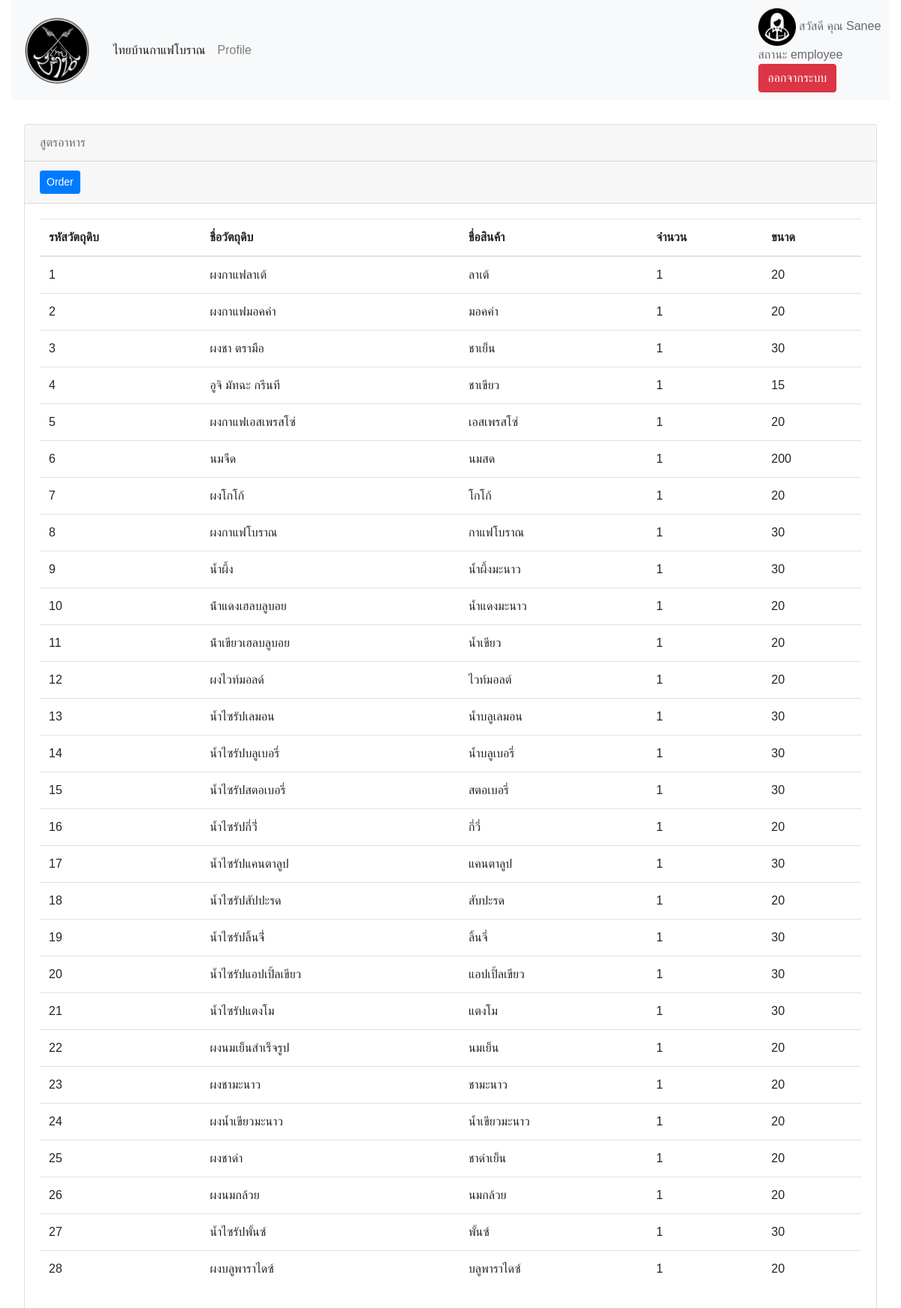
/recipes.php (signed in), run on the app's committed database.
### tables this page shows
CREATE TABLE `food_recipes` (
  `Food_re_id` int(11) NOT NULL,
  `stockID` int(11) NOT NULL,
  `recipes_size` int(11) NOT NULL
);

CREATE TABLE `stock` (
  `stockID` int(10) NOT NULL,
  `stockName` varchar(100) NOT NULL,
  `stockPrice` int(11) NOT NULL,
  `stockAmount` int(3) NOT NULL,
  `stocksize` int(7) NOT NULL COMMENT 'g/mm',
  `stocktypeID` varchar(5) NOT NULL,
  `foodid` int(11) NOT NULL
);

CREATE TABLE `food` (
  `FoodID` int(10) NOT NULL,
  `FoodName` varchar(100) NOT NULL,
  `FoodTypeID` int(5) NOT NULL,
  `Food_price` double NOT NULL
);

### recipes.php (the view, shortened to what this page needs)
<!DOCTYPE html>
<html lang="en">
<head>
    <?php
    include "navbar.php";
    ?>
</head>
<body>
    <div class="container-fluid">
        <nav class="navbar navbar-expand-lg navbar-light bg-light">
            <a class="navbar-brand" href=""><img src='photo/profile/LOGO.png' width='100'></a>
            <div class="collapse navbar-collapse" id="navbarSupportedContent">
                <ul class="navbar-nav mr-auto">
                    <li class="nav-item active">
                        <a class="nav-link" href="order.php">ไทยบ้านกาแฟโบราณ<span class="sr-only">(current)</span></a>
                    </li>
                    <li class="nav-item">
                        <a class="nav-link" href="viewprofile.php">Profile</a>
                    </li>
                </ul>
                    <?php include("employee.php"); ?>
            </div>
        <div class="card product-card">
            <div class="card-header">
                สูตรอาหาร
            </div>
            <div class="card-header">
                <a href="order.php "><input type="button" value="Order" class="btn btn-primary btn-sm"></a>
            </div>
            <div class="card-body">
                <table class="table">
                    <thead>
                        <tr>
                            <th>รหัสวัตถุดิบ</th>
                            <th>ชื่อวัตถุดิบ</th>
                            <th>ชื่อสินค้า</th>
                            <th>จำนวน</th>
                            <th>ขนาด</th>
                        </tr>
                    </thead>
                    <tbody>
                        <?php
                        $pdo = new PDO("mysql:host=localhost;dbname=projectdatabase;charset=utf8", "root", "");
                        $pdo->setAttribute(PDO::ATTR_ERRMODE, PDO::ERRMODE_EXCEPTION);
                        $stmt = $pdo->prepare("SELECT food_recipes.stockID,stockName,recipes_size,stock.foodID,foodName FROM food_recipes,stock,food WHERE food_recipes.stockID = stock.stockID AND stock.FoodID = food.foodID");
                        $stmt->execute();
                        while ($row = $stmt->fetch()) { ?>
                            <tr>
                                <td><?= $row["stockID"] ?></td>
                                <td><?= $row["stockName"] ?></td>
                                <td><?= $row["foodName"] ?></td>
                                <td>1</td>
                                <td><?= $row["recipes_size"] ?></td>
                            </tr>
                        <?php } ?>
                    </tbody>
                </table>
            </div>
        </div>
</body>
</html>

### style.css (style rules this page uses)
body { background-color: white; }
.product-card { margin: 2em; }

### navbar.php (style rules this page uses)
html, body { background-color: #fff; color: #636b6f; font-family: 'Nunito', sans-serif; font-weight: 200; height: 100vh; margin: 0; }
.navbar { padding: 1%; }
a { color: #9a9da0; text-decoration: none; }

### data on the page
food_recipes: stockID "1", stockID.stockName "ผงกาแฟลาเต้", food.FoodName "ลาเต้", recipes_size "20"
food_recipes: stockID "2", stockID.stockName "ผงกาแฟมอคค่า", food.FoodName "มอคค่า", recipes_size "20"
food_recipes: stockID "3", stockID.stockName "ผงชา ตรามือ", food.FoodName "ชาเย็น", recipes_size "30"
food_recipes: stockID "4", stockID.stockName "อูจิ มัทฉะ กรีนที", food.FoodName "ชาเขียว", recipes_size "15"
food_recipes: stockID "5", stockID.stockName "ผงกาแฟเอสเพรสโซ่", food.FoodName "เอสเพรสโซ่", recipes_size "20"
food_recipes: stockID "6", stockID.stockName "นมจืด", food.FoodName "นมสด", recipes_size "200"
food_recipes: stockID "7", stockID.stockName "ผงโกโก้", food.FoodName "โกโก้", recipes_size "20"
food_recipes: stockID "8", stockID.stockName "ผงกาแฟโบราณ", food.FoodName "กาแฟโบราณ", recipes_size "30"
food_recipes: stockID "9", stockID.stockName "น้ำผึ้ง", food.FoodName "น้ำผึ้งมะนาว", recipes_size "30"
food_recipes: stockID "10", stockID.stockName "น้ําแดงเฮลบลูบอย", food.FoodName "น้ำแดงมะนาว", recipes_size "20"
food_recipes: stockID "11", stockID.stockName "น้ําเขียวเฮลบลูบอย", food.FoodName "น้ำเขียว", recipes_size "20"
food_recipes: stockID "12", stockID.stockName "ผงไวท์มอลด์", food.FoodName "ไวท์มอลต์", recipes_size "20"
food_recipes: stockID "13", stockID.stockName "น้ำไซรัปเลมอน", food.FoodName "น้ำบลูเลมอน", recipes_size "30"
food_recipes: stockID "14", stockID.stockName "น้ำไซรัปบลูเบอรี่", food.FoodName "น้ำบลูเบอรี่", recipes_size "30"
food_recipes: stockID "15", stockID.stockName "น้ำไซรัปสตอเบอรี่", food.FoodName "สตอเบอรี่", recipes_size "30"
food_recipes: stockID "16", stockID.stockName "น้ำไซรัปกี่วี่่", food.FoodName "กี่วี่", recipes_size "20"
food_recipes: stockID "17", stockID.stockName "น้ำไซรัปแคนตาลูป", food.FoodName "แคนตาลูป", recipes_size "30"
food_recipes: stockID "18", stockID.stockName "น้ำไซรัปสัปปะรด", food.FoodName "สับปะรด", recipes_size "20"
food_recipes: stockID "19", stockID.stockName "น้ำไซรัปลิ้นจี่่", food.FoodName "ลิ้นจี่", recipes_size "30"
food_recipes: stockID "20", stockID.stockName "น้ำไซรัปแอปเปิ้ลเขียว", food.FoodName "แอปเปิ้ลเขียว", recipes_size "30"
food_recipes: stockID "21", stockID.stockName "น้ำไซรัปแตงโม", food.FoodName "แตงโม", recipes_size "30"
food_recipes: stockID "22", stockID.stockName "ผงนมเย็นสำเร็จรูป", food.FoodName "นมเย็น", recipes_size "20"
food_recipes: stockID "23", stockID.stockName "ผงชามะนาว", food.FoodName "ชามะนาว", recipes_size "20"
food_recipes: stockID "24", stockID.stockName "ผงน้ำเขียวมะนาว", food.FoodName "น้ำเขียวมะนาว", recipes_size "20"
food_recipes: stockID "25", stockID.stockName "ผงชาดำ", food.FoodName "ชาดำเย็น", recipes_size "20"
food_recipes: stockID "26", stockID.stockName "ผงนมกล้วย", food.FoodName "นมกล้วย", recipes_size "20"
food_recipes: stockID "27", stockID.stockName "น้ำไซรัปพั้นซ์", food.FoodName "พั้นซ์", recipes_size "30"
food_recipes: stockID "28", stockID.stockName "ผงบลูพาราไดซ์", food.FoodName "บลูพาราไดซ์", recipes_size "20"

### other printed values
$user_name "Sanee"
$status_name "employee"
